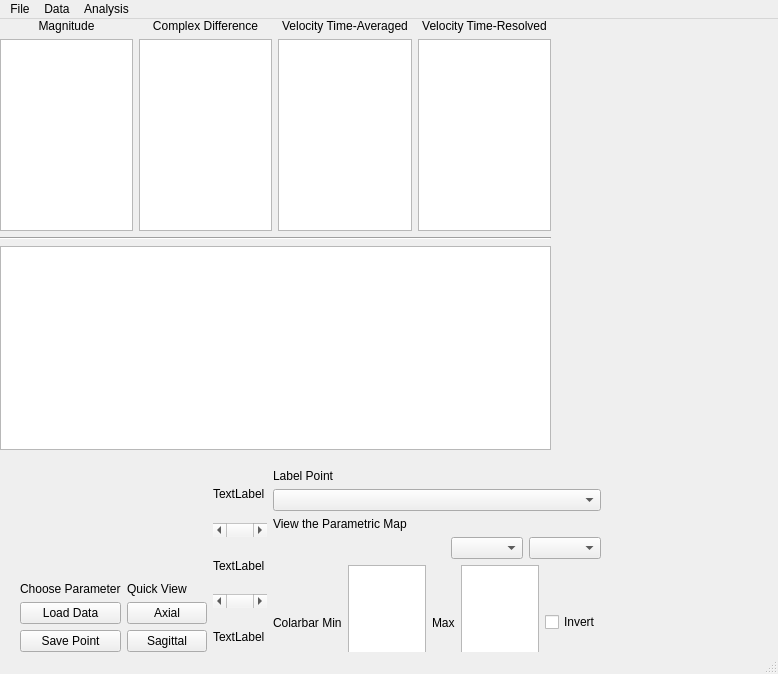
<?xml version="1.0" encoding="UTF-8"?>
<ui version="4.0">
 <class>MainWindow</class>
 <widget class="QMainWindow" name="MainWindow">
  <property name="geometry">
   <rect>
    <x>0</x>
    <y>0</y>
    <width>778</width>
    <height>674</height>
   </rect>
  </property>
  <property name="windowTitle">
   <string>MainWindow</string>
  </property>
  <widget class="QWidget" name="centralwidget">
   <widget class="QWidget" name="verticalLayoutWidget">
    <property name="geometry">
     <rect>
      <x>0</x>
      <y>0</y>
      <width>551</width>
      <height>431</height>
     </rect>
    </property>
    <layout class="QVBoxLayout" name="verticalLayout">
     <item>
      <layout class="QGridLayout" name="gridLayout">
       <item row="0" column="3">
        <widget class="QLabel" name="velocity_time_resolved_label">
         <property name="text">
          <string>Velocity Time-Resolved</string>
         </property>
         <property name="alignment">
          <set>Qt::AlignCenter</set>
         </property>
        </widget>
       </item>
       <item row="1" column="3">
        <widget class="QGraphicsView" name="velocity_time_resolved_plot"/>
       </item>
       <item row="1" column="2">
        <widget class="QGraphicsView" name="velocity_time_averaged_plot"/>
       </item>
       <item row="1" column="1">
        <widget class="QGraphicsView" name="complex_difference_plot"/>
       </item>
       <item row="1" column="0">
        <widget class="QGraphicsView" name="magnitude_plot"/>
       </item>
       <item row="0" column="0">
        <widget class="QLabel" name="magnitude_label">
         <property name="text">
          <string>Magnitude</string>
         </property>
         <property name="alignment">
          <set>Qt::AlignCenter</set>
         </property>
        </widget>
       </item>
       <item row="0" column="1">
        <widget class="QLabel" name="complex_difference_label">
         <property name="text">
          <string>Complex Difference</string>
         </property>
         <property name="alignment">
          <set>Qt::AlignCenter</set>
         </property>
        </widget>
       </item>
       <item row="0" column="2">
        <widget class="QLabel" name="velocity_time_averaged_label">
         <property name="text">
          <string>Velocity Time-Averaged</string>
         </property>
         <property name="alignment">
          <set>Qt::AlignCenter</set>
         </property>
        </widget>
       </item>
      </layout>
     </item>
     <item>
      <widget class="Line" name="line">
       <property name="orientation">
        <enum>Qt::Horizontal</enum>
       </property>
      </widget>
     </item>
     <item>
      <widget class="QGraphicsView" name="parameter_plot"/>
     </item>
    </layout>
   </widget>
   <widget class="QWidget" name="horizontalLayoutWidget_3">
    <property name="geometry">
     <rect>
      <x>20</x>
      <y>450</y>
      <width>581</width>
      <height>211</height>
     </rect>
    </property>
    <layout class="QHBoxLayout" name="horizontalLayout_3">
     <item>
      <layout class="QVBoxLayout" name="verticalLayout_2">
       <item>
        <spacer name="verticalSpacer">
         <property name="orientation">
          <enum>Qt::Vertical</enum>
         </property>
         <property name="sizeHint" stdset="0">
          <size>
           <width>20</width>
           <height>40</height>
          </size>
         </property>
        </spacer>
       </item>
       <item>
        <widget class="QLabel" name="label">
         <property name="text">
          <string>Choose Parameter</string>
         </property>
        </widget>
       </item>
       <item>
        <widget class="QPushButton" name="pushButton_3">
         <property name="text">
          <string>Load Data</string>
         </property>
        </widget>
       </item>
       <item>
        <widget class="QPushButton" name="pushButton_2">
         <property name="text">
          <string>Save Point</string>
         </property>
        </widget>
       </item>
       <item>
        <widget class="QPushButton" name="pushButton">
         <property name="text">
          <string>Visual Tool</string>
         </property>
        </widget>
       </item>
      </layout>
     </item>
     <item>
      <layout class="QVBoxLayout" name="verticalLayout_3">
       <item>
        <spacer name="verticalSpacer_2">
         <property name="orientation">
          <enum>Qt::Vertical</enum>
         </property>
         <property name="sizeHint" stdset="0">
          <size>
           <width>20</width>
           <height>40</height>
          </size>
         </property>
        </spacer>
       </item>
       <item>
        <widget class="QLabel" name="label_2">
         <property name="text">
          <string>Quick View</string>
         </property>
        </widget>
       </item>
       <item>
        <widget class="QPushButton" name="pushButton_6">
         <property name="text">
          <string>Axial</string>
         </property>
        </widget>
       </item>
       <item>
        <widget class="QPushButton" name="pushButton_5">
         <property name="text">
          <string>Sagittal</string>
         </property>
        </widget>
       </item>
       <item>
        <widget class="QPushButton" name="pushButton_4">
         <property name="text">
          <string>Coronal</string>
         </property>
        </widget>
       </item>
      </layout>
     </item>
     <item>
      <layout class="QVBoxLayout" name="verticalLayout_4">
       <property name="spacing">
        <number>4</number>
       </property>
       <item>
        <widget class="QLabel" name="label_5">
         <property name="text">
          <string>TextLabel</string>
         </property>
        </widget>
       </item>
       <item>
        <widget class="QScrollBar" name="horizontalScrollBar">
         <property name="orientation">
          <enum>Qt::Horizontal</enum>
         </property>
        </widget>
       </item>
       <item>
        <widget class="QLabel" name="label_4">
         <property name="text">
          <string>TextLabel</string>
         </property>
        </widget>
       </item>
       <item>
        <widget class="QScrollBar" name="horizontalScrollBar_2">
         <property name="orientation">
          <enum>Qt::Horizontal</enum>
         </property>
        </widget>
       </item>
       <item>
        <widget class="QLabel" name="label_3">
         <property name="text">
          <string>TextLabel</string>
         </property>
        </widget>
       </item>
       <item>
        <widget class="QScrollBar" name="horizontalScrollBar_3">
         <property name="orientation">
          <enum>Qt::Horizontal</enum>
         </property>
        </widget>
       </item>
      </layout>
     </item>
     <item>
      <layout class="QVBoxLayout" name="verticalLayout_7">
       <item>
        <layout class="QVBoxLayout" name="verticalLayout_5">
         <item>
          <widget class="QLabel" name="label_6">
           <property name="text">
            <string>Label Point</string>
           </property>
          </widget>
         </item>
         <item>
          <widget class="QComboBox" name="comboBox"/>
         </item>
         <item>
          <layout class="QVBoxLayout" name="verticalLayout_6">
           <item>
            <widget class="QLabel" name="label_7">
             <property name="text">
              <string>View the Parametric Map</string>
             </property>
            </widget>
           </item>
           <item>
            <layout class="QHBoxLayout" name="horizontalLayout">
             <item>
              <spacer name="horizontalSpacer">
               <property name="orientation">
                <enum>Qt::Horizontal</enum>
               </property>
               <property name="sizeHint" stdset="0">
                <size>
                 <width>40</width>
                 <height>20</height>
                </size>
               </property>
              </spacer>
             </item>
             <item>
              <widget class="QComboBox" name="comboBox_3"/>
             </item>
             <item>
              <widget class="QComboBox" name="comboBox_2"/>
             </item>
            </layout>
           </item>
          </layout>
         </item>
        </layout>
       </item>
       <item>
        <layout class="QHBoxLayout" name="horizontalLayout_2">
         <item>
          <widget class="QLabel" name="label_9">
           <property name="text">
            <string>Colarbar Min</string>
           </property>
          </widget>
         </item>
         <item>
          <widget class="QTextEdit" name="textEdit"/>
         </item>
         <item>
          <widget class="QLabel" name="label_8">
           <property name="text">
            <string>Max</string>
           </property>
          </widget>
         </item>
         <item>
          <widget class="QTextEdit" name="textEdit_2"/>
         </item>
         <item>
          <widget class="QCheckBox" name="checkBox">
           <property name="text">
            <string>Invert</string>
           </property>
          </widget>
         </item>
        </layout>
       </item>
      </layout>
     </item>
    </layout>
   </widget>
  </widget>
  <widget class="QMenuBar" name="menubar">
   <property name="geometry">
    <rect>
     <x>0</x>
     <y>0</y>
     <width>778</width>
     <height>18</height>
    </rect>
   </property>
   <widget class="QMenu" name="menuFile">
    <property name="title">
     <string>File</string>
    </property>
    <addaction name="actionOpen"/>
    <addaction name="separator"/>
    <addaction name="actionSave"/>
    <addaction name="actionSave_As"/>
    <addaction name="separator"/>
    <addaction name="actionClose"/>
    <addaction name="separator"/>
    <addaction name="actionExit"/>
   </widget>
   <widget class="QMenu" name="menuData">
    <property name="title">
     <string>Data</string>
    </property>
    <addaction name="actionDatabase_Output"/>
    <addaction name="actionExcel_Output"/>
    <addaction name="separator"/>
    <addaction name="actionDatabase_Connect"/>
    <addaction name="actionDisconnect_Database"/>
    <addaction name="actionTest_Connection"/>
   </widget>
   <widget class="QMenu" name="menuAnalysis">
    <property name="title">
     <string>Analysis</string>
    </property>
   </widget>
   <addaction name="menuFile"/>
   <addaction name="menuData"/>
   <addaction name="menuAnalysis"/>
  </widget>
  <widget class="QStatusBar" name="statusbar"/>
  <action name="actionOpen">
   <property name="text">
    <string>Open...</string>
   </property>
  </action>
  <action name="actionSave">
   <property name="text">
    <string>Save</string>
   </property>
  </action>
  <action name="actionSave_As">
   <property name="text">
    <string>Save As...</string>
   </property>
  </action>
  <action name="actionExit">
   <property name="text">
    <string>Exit</string>
   </property>
  </action>
  <action name="actionClose">
   <property name="text">
    <string>Close</string>
   </property>
  </action>
  <action name="actionDatabase_Connect">
   <property name="text">
    <string>Connect</string>
   </property>
  </action>
  <action name="actionTest_Connection">
   <property name="text">
    <string>Test Connection</string>
   </property>
  </action>
  <action name="actionDisconnect_Database">
   <property name="text">
    <string>Disconnect</string>
   </property>
  </action>
  <action name="actionExcel_Output">
   <property name="text">
    <string>Excel Output</string>
   </property>
  </action>
  <action name="actionDatabase_Output">
   <property name="text">
    <string>Database Output</string>
   </property>
  </action>
 </widget>
 <resources/>
 <connections/>
</ui>
